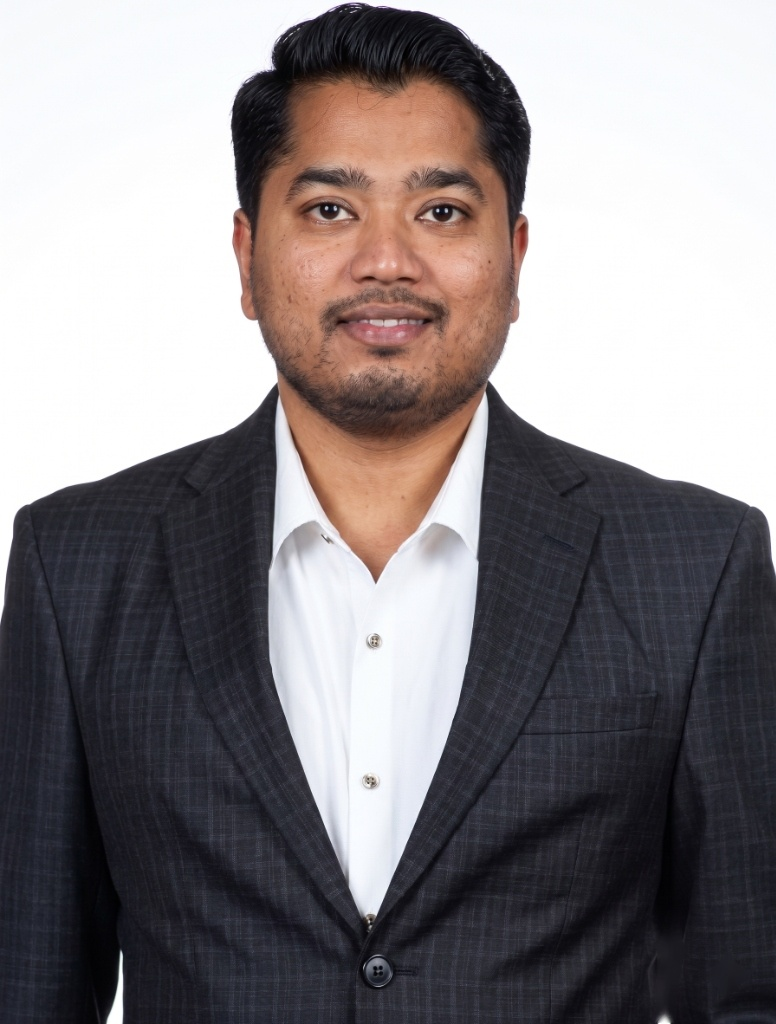
#> input picture ceo_cropped.jpg, 776 x 1024 px, found by its file name
$ python inspect_watermark_region.py
#> lines starting #> are read from the running program, lines starting #| are printed output that depends on the picture
import cv2
import numpy as np

img = cv2.imread('ceo_cropped.jpg')
#> img is the input picture: shape (1024, 776, 3); mean B, G, R 131.3, 129.1, 134.8
h, w, c = img.shape
#> h = 1024; w = 776; c = 3
print(f"Image dimensions: {w}x{h}")
#| Image dimensions: 776x1024

# Let's inspect the bottom right area (e.g. last 100 pixels in X and last 100 pixels in Y)
# We can find pixels that are significantly brighter than their local neighbors
# or check where the watermark is.
# Let's print out the brightest pixels in the bottom right 100x100 corner
corner = img[h-100:h, w-100:w]
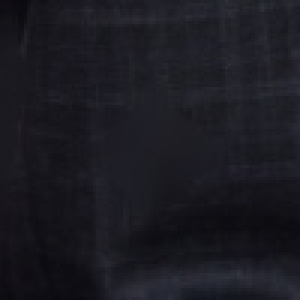
#> corner: shape (100, 100, 3) (shown 3 times larger); mean B, G, R 33.6, 26.7, 27.2
gray = cv2.cvtColor(corner, cv2.COLOR_BGR2GRAY)

# Find coordinates where gray is relatively bright (e.g. > 100)
# since the jacket is very dark (usually gray < 50)
bright_pixels = np.argwhere(gray > 100)
#> bright_pixels = empty array
print("Number of bright pixels (>100) in the 100x100 corner:", len(bright_pixels))
#| Number of bright pixels (>100) in the 100x100 corner: 0
if len(bright_pixels) > 0:
    min_y = np.min(bright_pixels[:, 0]) + (h - 100)
    max_y = np.max(bright_pixels[:, 0]) + (h - 100)
    min_x = np.min(bright_pixels[:, 1]) + (w - 100)
    max_x = np.max(bright_pixels[:, 1]) + (w - 100)
    print(f"Bounding box of bright pixels: X=[{min_x}, {max_x}], Y=[{min_y}, {max_y}]")
